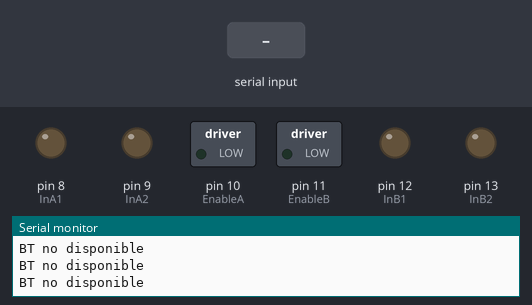
Bench run of a sketch on a simulated Arduino Uno, built with avr-gcc and run on an emulated ATmega328P. On the bench: switched loads named in the sketch (green lamp = pin HIGH), output pins drawn as LEDs (lit = HIGH), the last lines printed to the serial monitor. The test bench sets the inputs (shaded band). Random numbers use the default seed unless the sketch sets one.

Above: at 1.2 s.
1.3 s: "u" received over the second serial link
At 2.24 s:
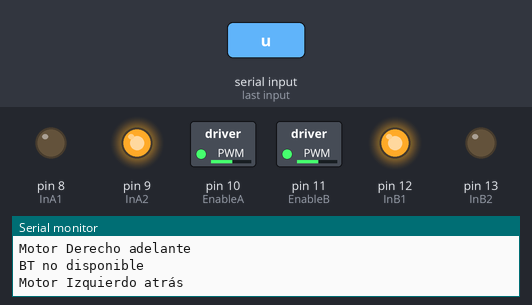
4.3 s: "d" received over the second serial link
At 4.45 s:
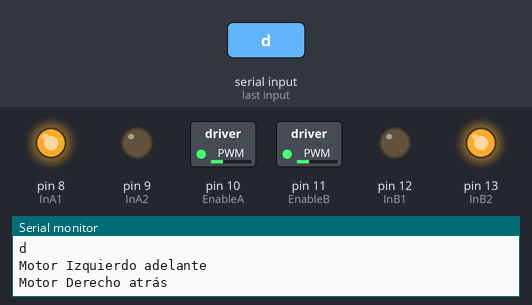
7.3 s: "r" received over the second serial link
At 7.52 s:
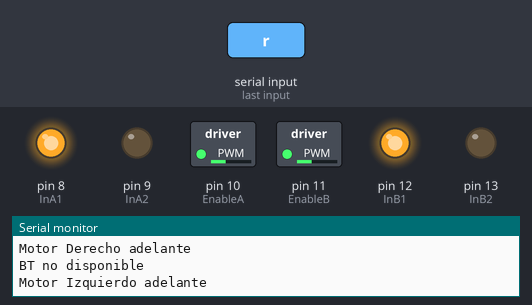
10.3 s: "l" received over the second serial link
At 10.54 s:
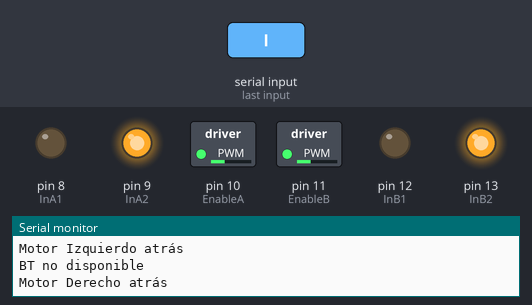
13.3 s: "b" received over the second serial link
Timing chart, 0 to 15.8 s (numbered marks = the images above; inputs shaded):
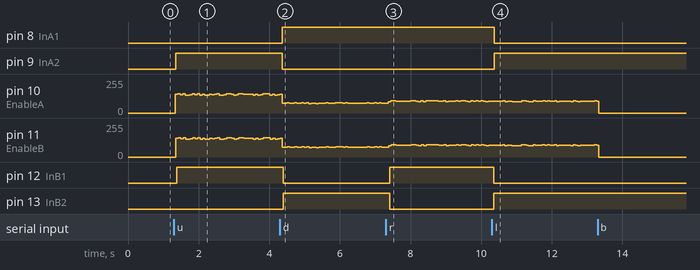

Measured:
- after the input at 1.3 s, pin 9 (InA2): LOW → HIGH after 0.06 s; pin 12 (InB1): LOW → HIGH after 0.08 s
- after the input at 4.3 s, pin 8 (InA1): LOW → HIGH after 0.07 s; pin 9 (InA2): HIGH → LOW after 0.07 s; pin 12 (InB1): HIGH → LOW after 0.10 s; pin 13 (InB2): LOW → HIGH after 0.10 s
- after the input at 7.3 s, pin 12 (InB1): LOW → HIGH after 0.11 s; pin 13 (InB2): HIGH → LOW after 0.11 s
- after the input at 10.3 s, pin 8 (InA1): HIGH → LOW after 0.07 s; pin 9 (InA2): LOW → HIGH after 0.07 s; pin 12 (InB1): HIGH → LOW after 0.05 s; pin 13 (InB2): LOW → HIGH after 0.05 s

The sketch:

CodigoIA.ino
```cpp
#include <SoftwareSerial.h>
int rxPin = 2;
int txPin = 3;
SoftwareSerial BT(rxPin, txPin);

int EnableA = 10;
int InA1 = 8;
int InA2 = 9;
int EnableB = 11;
int InB1 = 12;
int InB2 = 13;
int potencia = 64;
char comando = 'x';

void setup() {
  pinMode(rxPin, INPUT);
  pinMode(txPin, OUTPUT);
  BT.begin(9600);
  Serial.begin(9600);

  //pinMode(EnableA, OUTPUT); // sets the pin as output
  pinMode(InA1, OUTPUT); // sets the pin as output
  pinMode(InA2, OUTPUT); // sets the pin as output
  //pinMode(EnableB, OUTPUT); // sets the pin as output
  pinMode(InB1, OUTPUT); // sets the pin as output
  pinMode(InB2, OUTPUT); // sets the pin as output

  digitalWrite(EnableA, LOW);
  digitalWrite(InA1, LOW);
  digitalWrite(InA2, LOW);
  digitalWrite(EnableB, LOW);
  digitalWrite(InB1, LOW);
  digitalWrite(InB2, LOW);

}
int percentFlux(int number, int flux){
  int x = random(100 - flux, 100 + flux);
  return (number * x) / 100;
}
void loop() {
  // Ir adelante
  if(comando== 'u')
  {
    potencia = percentFlux(140, 5);
    BT.println("Avanzando");
    adelante();
  }
  // Ir atrás
  else if(comando=='d')
  {
    potencia = percentFlux(75, 5);
    BT.println("Retrocediendo");
    atras();
  }
  //Ir a la derecha
  else if(comando == 'r')
  {
    potencia = percentFlux(90, 5);
    BT.println("Derecha");
    derecha();
  }
  //Ir hacia la izquierda
  else if(comando == 'l')
  {
    potencia = percentFlux(90, 5);
    BT.println("Izquierda");
    izquierda();
  }
  //Frenar
  else if(comando == 'b')
  {
    BT.println("Freno");
    analogWrite(EnableB, 0);
    analogWrite(EnableA, 0);
  }
  if(BT.available()){
    Serial.println("Recibido");
    char simbolo = BT.read();
    /*Cuando reciba una nueva línea (al pulsar enter en la app)
    entra en la función*/
    Serial.println(simbolo);/*Visualizamos el comando recibido en el
    Monitor Serial*/


    //Maxima potencia
    if(simbolo == 'f')
    {
      BT.println("Rápido");
      potencia = 80;
    }
    //Potencia media
    else if(simbolo == 'm')
    {
      BT.println("Paso normal");
      potencia = 80;
    }
    //Potencia alta
    else if(simbolo == 's')
    {
      BT.println("Lento");
      potencia = 48;
    }
    else{
      comando = simbolo;
    }
  } else{
    Serial.println("BT no disponible");
  }
  //derecha();
  //izquierda();
//atras();
//adelante();
//derecha();
}
void motor_izquierda(int dir){
  analogWrite(EnableB, potencia);
  if(dir==1){
    //adelante
      Serial.println("Motor Derecho adelante");
      digitalWrite(InB1, HIGH);
      digitalWrite(InB2, LOW);
  }else if(dir==-1){
    //atrás
      Serial.println("Motor Derecho atrás");
      digitalWrite(InB1, LOW);
      digitalWrite(InB2, HIGH);
  }
}
void motor_derecha(int dir){
  //notar que dir está invertido con respecto a la llanta derecha
  analogWrite(EnableA, potencia);
  if(dir==-1){
    //adelante
      Serial.println("Motor Izquierdo adelante");
      digitalWrite(InA1, HIGH);
      digitalWrite(InA2, LOW);
  }else if(dir==1){
    //atrás
      Serial.println("Motor Izquierdo atrás");
      digitalWrite(InA1, LOW);
      digitalWrite(InA2, HIGH);
  }
}

void adelante(){
  motor_derecha(1);
  motor_izquierda(1);
}
void atras(){
  motor_derecha(-1);
  motor_izquierda(-1);
}
void derecha(){
  motor_derecha(-1);
  motor_izquierda(1);
}
void izquierda(){
  motor_izquierda(-1);
  motor_derecha(1);
}
```
